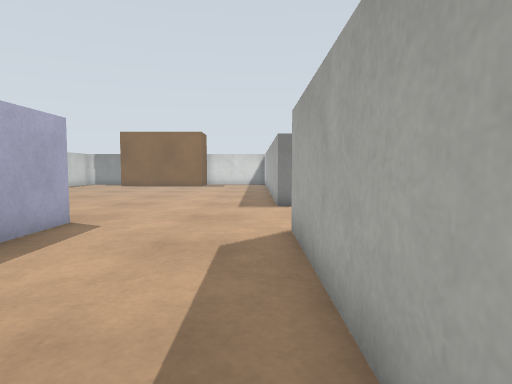
[1] (above)

17 first-person views from a walk through a world built for the Gazebo simulator. The camera is 0.26 m above the floor, tilts 4° down and sees 75° across. The floor is counted in squares, 0.2 m on a side. Each view is taken from the middle of a square. On the plan, view 1 faces up. The plan holds only what a view shows up to about 14 squares ahead; the rest is blank. The place goes on beyond the plan.

[2]
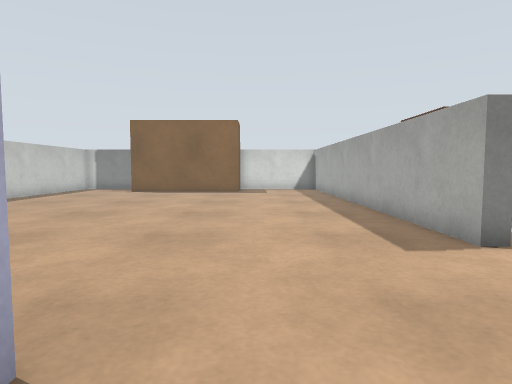

[3]
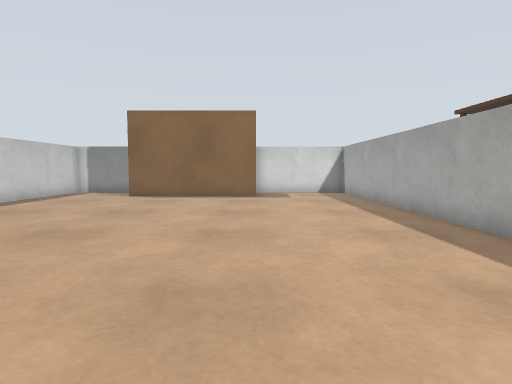

[4]
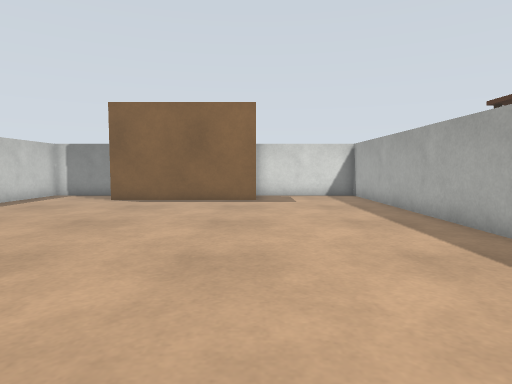

[5]
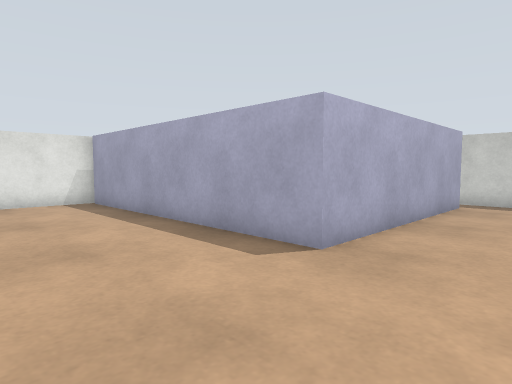

[6]
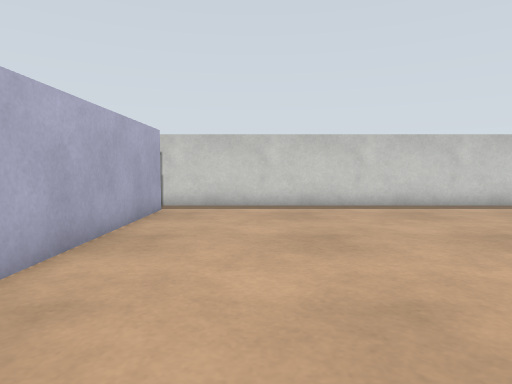

[7]
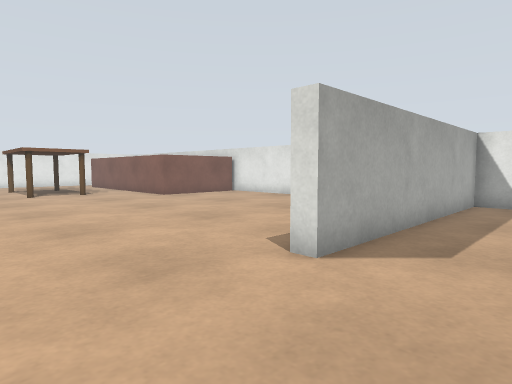

[8]
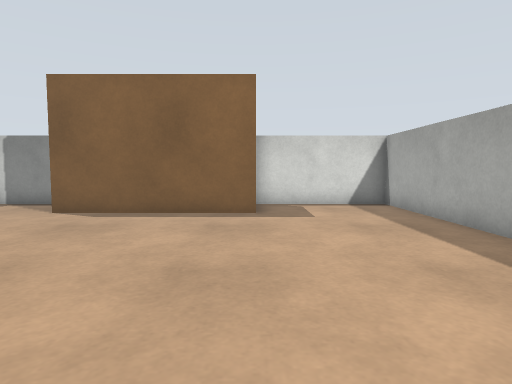

[9]
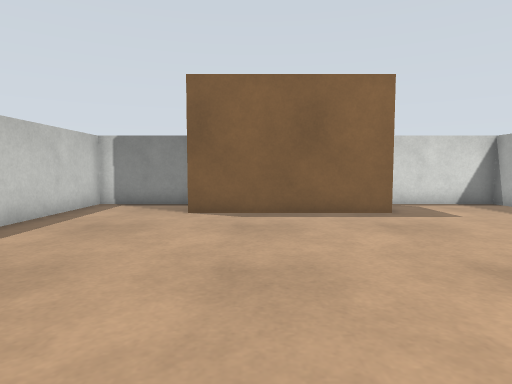

[10]
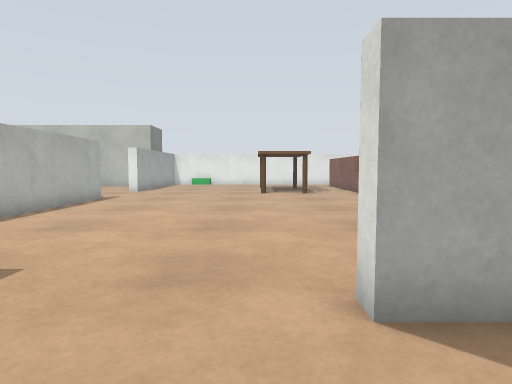

[11]
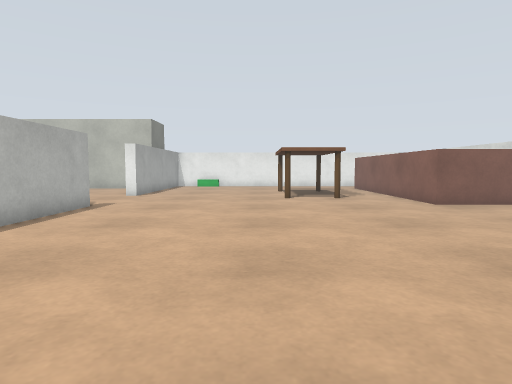

[12]
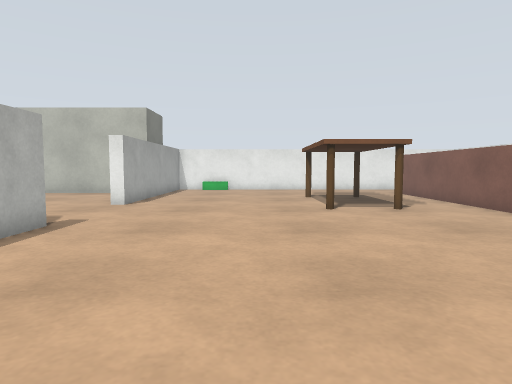

[13]
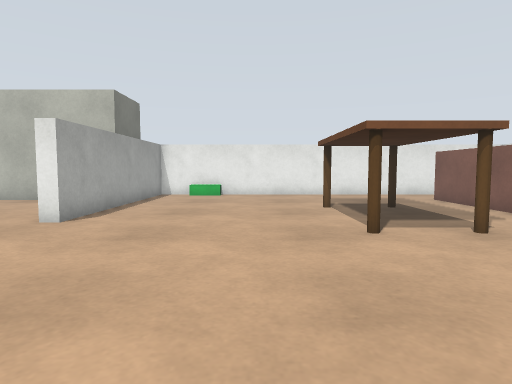

[14]
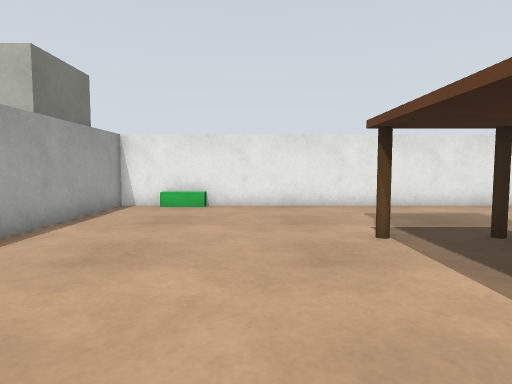

[15]
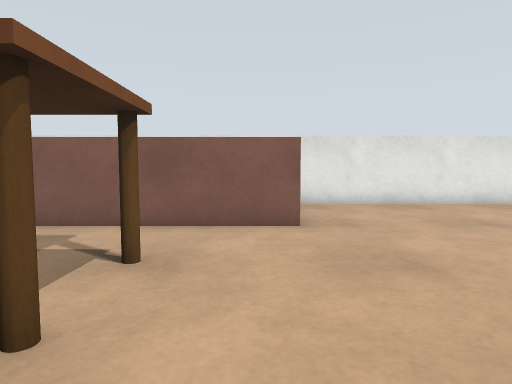

[16]
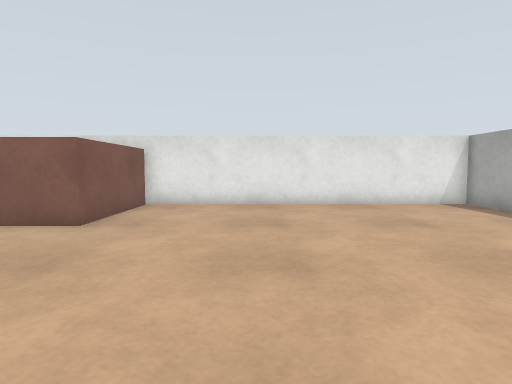

[17]
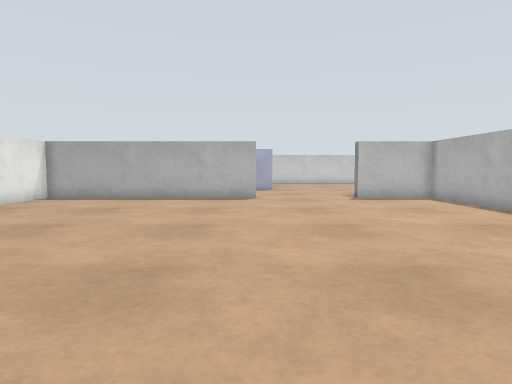

### Floor plan
Key: @ floor where view 1 was taken; # wall or solid block; . floor; B grey box; R brown box; P brown pole; G green box.
Columns run from 14 left of view 1 to 26 right of it. Each row starts with its distance up from view 1.
 27 ####      R#####
 26 #...       ....#
 25 #...RRRRRRR....#
 24 #..............#
 23 #..............#
 22 #..............#
 21 #..............#                     #
 20 #..............#                    .#
 19 #..............#                  ...#
 18 #..............#               .....
 17 #..............#              .....
 16 #..............#            .....
 15 #..............############.....#########
 14 #..............#........................#
 13 #..............#.......................G#
 12 #..............#.......................G#
 11 #.......................................#
 10 #.......................................#
  9 #.......................................#
  8 #.BBBBBBBB....................P...P.....#
  7          B.....#........................#
  6          B.....#........................#
  5          B.....#..............P...P.....#
  4          B.....#........................#
  3          B.....#........................#
  2          B.....#...........RRRRRRRRRRR .#
  1          B.....#...........R            #
  0          B....@#...........R
 -1          B... .#...........R
 -2          B##################

Positions as (right, up) in squares from view 1, and headings:
1: (0, 0), facing up
2: (-3, 6), facing up
3: (-4, 9), facing up
4: (-4, 11), facing up
5: (0, 11), facing down-left
6: (-2, 11), facing left
7: (-2, 11), facing down-right
8: (-4, 15), facing up
9: (-8, 15), facing up
10: (-2, 8), facing right
11: (1, 9), facing right
12: (5, 10), facing right
13: (9, 10), facing right
14: (14, 10), facing right
15: (14, 10), facing down
16: (9, 10), facing down
17: (16, 7), facing left
